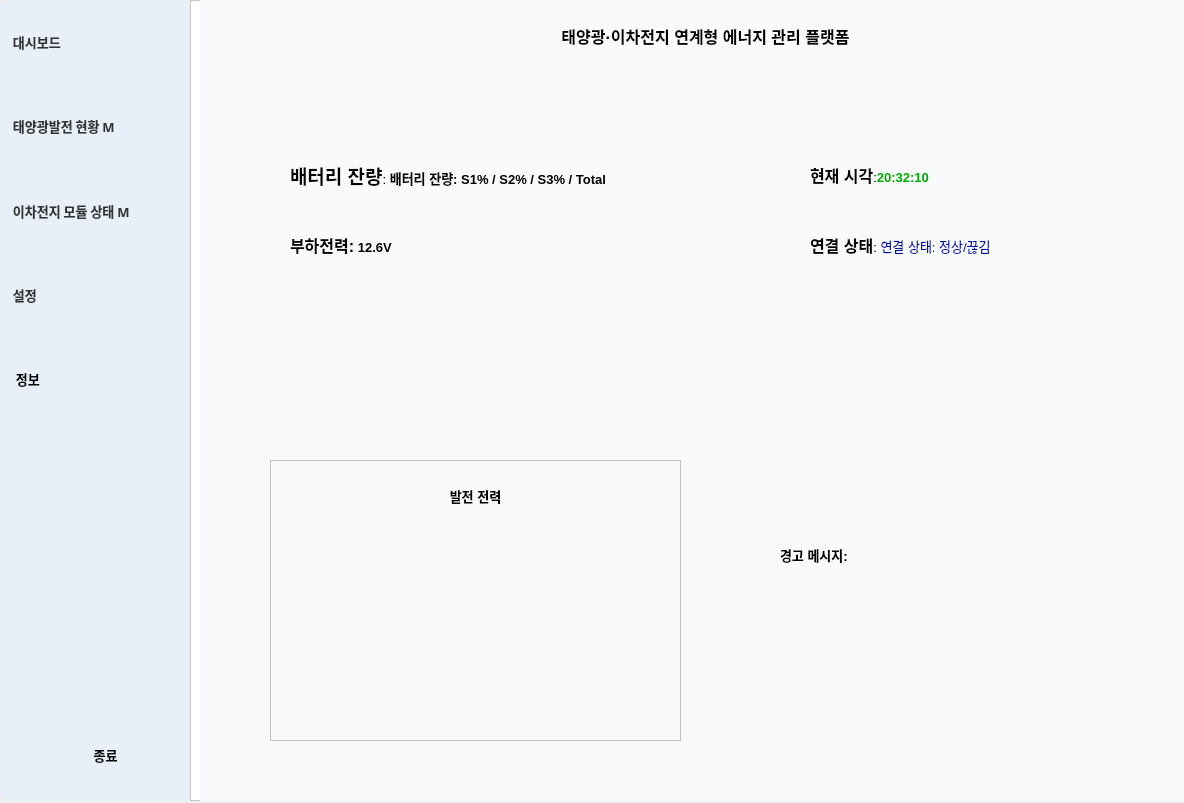
<?xml version="1.0" encoding="UTF-8"?>
<ui version="4.0">
 <class>MainWindow</class>
 <widget class="QMainWindow" name="MainWindow">
  <property name="geometry">
   <rect>
    <x>0</x>
    <y>0</y>
    <width>1184</width>
    <height>803</height>
   </rect>
  </property>
  <property name="minimumSize">
   <size>
    <width>120</width>
    <height>40</height>
   </size>
  </property>
  <property name="font">
   <font>
    <family>Adobe Heiti Std</family>
    <pointsize>20</pointsize>
   </font>
  </property>
  <property name="windowTitle">
   <string>MainWindow</string>
  </property>
  <widget class="QWidget" name="centralwidget">
   <widget class="QFrame" name="frame">
    <property name="geometry">
     <rect>
      <x>0</x>
      <y>0</y>
      <width>201</width>
      <height>801</height>
     </rect>
    </property>
    <property name="styleSheet">
     <string notr="true">background-color :#E7EFF8;
border-radius: 10px;
margin:0;
spacing:0;</string>
    </property>
    <property name="frameShape">
     <enum>QFrame::StyledPanel</enum>
    </property>
    <property name="frameShadow">
     <enum>QFrame::Raised</enum>
    </property>
    <widget class="QWidget" name="verticalLayoutWidget">
     <property name="geometry">
      <rect>
       <x>10</x>
       <y>0</y>
       <width>191</width>
       <height>421</height>
      </rect>
     </property>
     <layout class="QVBoxLayout" name="verticalLayout">
      <property name="spacing">
       <number>0</number>
      </property>
      <property name="sizeConstraint">
       <enum>QLayout::SetDefaultConstraint</enum>
      </property>
      <item>
       <widget class="QPushButton" name="pushButton">
        <property name="sizePolicy">
         <sizepolicy hsizetype="Minimum" vsizetype="Minimum">
          <horstretch>0</horstretch>
          <verstretch>0</verstretch>
         </sizepolicy>
        </property>
        <property name="font">
         <font>
          <family>Adobe 고딕 Std B</family>
          <pointsize>10</pointsize>
          <weight>75</weight>
          <bold>true</bold>
         </font>
        </property>
        <property name="layoutDirection">
         <enum>Qt::LeftToRight</enum>
        </property>
        <property name="styleSheet">
         <string notr="true">text-align: left; 
color: #333333;
border-radius: 8px;</string>
        </property>
        <property name="text">
         <string> 대시보드</string>
        </property>
       </widget>
      </item>
      <item>
       <widget class="QPushButton" name="pushButton_2">
        <property name="sizePolicy">
         <sizepolicy hsizetype="Preferred" vsizetype="Minimum">
          <horstretch>0</horstretch>
          <verstretch>0</verstretch>
         </sizepolicy>
        </property>
        <property name="font">
         <font>
          <family>Adobe 고딕 Std B</family>
          <pointsize>10</pointsize>
          <weight>75</weight>
          <bold>true</bold>
         </font>
        </property>
        <property name="styleSheet">
         <string notr="true">text-align: left; 
color: #333333;;
border-radius: 8px;</string>
        </property>
        <property name="text">
         <string> 태양광발전 현황 M</string>
        </property>
        <property name="iconSize">
         <size>
          <width>25</width>
          <height>25</height>
         </size>
        </property>
       </widget>
      </item>
      <item>
       <widget class="QPushButton" name="pushButton_3">
        <property name="sizePolicy">
         <sizepolicy hsizetype="Minimum" vsizetype="Minimum">
          <horstretch>0</horstretch>
          <verstretch>0</verstretch>
         </sizepolicy>
        </property>
        <property name="font">
         <font>
          <family>Adobe 고딕 Std B</family>
          <pointsize>10</pointsize>
          <weight>75</weight>
          <bold>true</bold>
         </font>
        </property>
        <property name="styleSheet">
         <string notr="true">color: #333333;;
text-align: left; </string>
        </property>
        <property name="text">
         <string> 이차전지 모듈 상태 M</string>
        </property>
       </widget>
      </item>
      <item>
       <widget class="QPushButton" name="pushButton_4">
        <property name="sizePolicy">
         <sizepolicy hsizetype="Minimum" vsizetype="Minimum">
          <horstretch>0</horstretch>
          <verstretch>0</verstretch>
         </sizepolicy>
        </property>
        <property name="font">
         <font>
          <family>Adobe 고딕 Std B</family>
          <pointsize>10</pointsize>
          <weight>75</weight>
          <bold>true</bold>
         </font>
        </property>
        <property name="styleSheet">
         <string notr="true">color: #333333;
border-radius: 8px;
text-align: left; </string>
        </property>
        <property name="text">
         <string> 설정</string>
        </property>
       </widget>
      </item>
      <item>
       <widget class="QPushButton" name="pushButton_5">
        <property name="sizePolicy">
         <sizepolicy hsizetype="Minimum" vsizetype="Minimum">
          <horstretch>0</horstretch>
          <verstretch>0</verstretch>
         </sizepolicy>
        </property>
        <property name="font">
         <font>
          <family>Agency FB</family>
          <pointsize>10</pointsize>
          <weight>75</weight>
          <bold>true</bold>
         </font>
        </property>
        <property name="layoutDirection">
         <enum>Qt::LeftToRight</enum>
        </property>
        <property name="styleSheet">
         <string notr="true">color: black;
border-radius: 8px;
text-align: left; </string>
        </property>
        <property name="text">
         <string>  정보</string>
        </property>
       </widget>
      </item>
     </layout>
    </widget>
    <widget class="QWidget" name="verticalLayoutWidget_2">
     <property name="geometry">
      <rect>
       <x>10</x>
       <y>710</y>
       <width>191</width>
       <height>91</height>
      </rect>
     </property>
     <layout class="QVBoxLayout" name="verticalLayout_2">
      <property name="spacing">
       <number>0</number>
      </property>
      <item>
       <widget class="QPushButton" name="pushButton_6">
        <property name="font">
         <font>
          <family>Adobe 고딕 Std B</family>
          <pointsize>10</pointsize>
          <weight>75</weight>
          <bold>true</bold>
         </font>
        </property>
        <property name="styleSheet">
         <string notr="true">color: black;
border-radius: 8px;</string>
        </property>
        <property name="text">
         <string>종료</string>
        </property>
       </widget>
      </item>
     </layout>
    </widget>
   </widget>
   <widget class="QFrame" name="frame_2">
    <property name="geometry">
     <rect>
      <x>190</x>
      <y>0</y>
      <width>1081</width>
      <height>801</height>
     </rect>
    </property>
    <property name="styleSheet">
     <string notr="true">background-color : #FFFFFF;</string>
    </property>
    <property name="frameShape">
     <enum>QFrame::StyledPanel</enum>
    </property>
    <property name="frameShadow">
     <enum>QFrame::Raised</enum>
    </property>
    <widget class="QStackedWidget" name="stackedWidget">
     <property name="geometry">
      <rect>
       <x>10</x>
       <y>0</y>
       <width>991</width>
       <height>801</height>
      </rect>
     </property>
     <property name="styleSheet">
      <string notr="true">background-color : #F9FAFB;</string>
     </property>
     <property name="currentIndex">
      <number>0</number>
     </property>
     <widget class="QWidget" name="page">
      <widget class="QLabel" name="label">
       <property name="geometry">
        <rect>
         <x>0</x>
         <y>0</y>
         <width>1011</width>
         <height>71</height>
        </rect>
       </property>
       <property name="font">
        <font>
         <pointsize>12</pointsize>
         <weight>75</weight>
         <bold>true</bold>
        </font>
       </property>
       <property name="styleSheet">
        <string notr="true">background-color : #F9FAFB;</string>
       </property>
       <property name="text">
        <string>태양광·이차전지 연계형 에너지 관리 플랫폼</string>
       </property>
       <property name="alignment">
        <set>Qt::AlignCenter</set>
       </property>
      </widget>
      <widget class="QLabel" name="label_2">
       <property name="geometry">
        <rect>
         <x>90</x>
         <y>150</y>
         <width>411</width>
         <height>51</height>
        </rect>
       </property>
       <property name="font">
        <font>
         <pointsize>10</pointsize>
        </font>
       </property>
       <property name="text">
        <string>&lt;html&gt;&lt;head/&gt;&lt;body&gt;&lt;p&gt;&lt;span style=&quot; font-size:14pt; font-weight:600;&quot;&gt;배터리 잔량&lt;/span&gt;: &lt;span style=&quot; font-weight:600;&quot;&gt;배터리 잔량: S1% / S2% / S3% / Total&lt;/span&gt;&lt;/p&gt;&lt;/body&gt;&lt;/html&gt;</string>
       </property>
      </widget>
      <widget class="QLabel" name="label_3">
       <property name="geometry">
        <rect>
         <x>610</x>
         <y>150</y>
         <width>361</width>
         <height>51</height>
        </rect>
       </property>
       <property name="font">
        <font>
         <pointsize>10</pointsize>
        </font>
       </property>
       <property name="text">
        <string>&lt;html&gt;&lt;head/&gt;&lt;body&gt;&lt;p&gt;&lt;span style=&quot; font-size:12pt; font-weight:600;&quot;&gt;현재 시각&lt;/span&gt;:&lt;span style=&quot; font-weight:600; color:#00ac00;&quot;&gt;20:32:10&lt;/span&gt;&lt;/p&gt;&lt;/body&gt;&lt;/html&gt;</string>
       </property>
      </widget>
      <widget class="QLabel" name="label_4">
       <property name="geometry">
        <rect>
         <x>90</x>
         <y>220</y>
         <width>411</width>
         <height>51</height>
        </rect>
       </property>
       <property name="font">
        <font>
         <pointsize>10</pointsize>
        </font>
       </property>
       <property name="text">
        <string>&lt;html&gt;&lt;head/&gt;&lt;body&gt;&lt;p&gt;&lt;span style=&quot; font-size:12pt; font-weight:600;&quot;&gt;부하전력:&lt;/span&gt;&lt;span style=&quot; font-weight:600;&quot;&gt; 12.6V&lt;/span&gt;&lt;/p&gt;&lt;/body&gt;&lt;/html&gt;</string>
       </property>
      </widget>
      <widget class="QLabel" name="label_5">
       <property name="geometry">
        <rect>
         <x>610</x>
         <y>220</y>
         <width>361</width>
         <height>51</height>
        </rect>
       </property>
       <property name="font">
        <font>
         <pointsize>10</pointsize>
        </font>
       </property>
       <property name="text">
        <string>&lt;html&gt;&lt;head/&gt;&lt;body&gt;&lt;p&gt;&lt;span style=&quot; font-size:12pt; font-weight:600;&quot;&gt;연결 상태&lt;/span&gt;: &lt;span style=&quot; color:#0014a9;&quot;&gt;연결 상태: 정상/끊김&lt;/span&gt;&lt;/p&gt;&lt;/body&gt;&lt;/html&gt;</string>
       </property>
      </widget>
      <widget class="QFrame" name="frame_3">
       <property name="geometry">
        <rect>
         <x>70</x>
         <y>460</y>
         <width>411</width>
         <height>281</height>
        </rect>
       </property>
       <property name="frameShape">
        <enum>QFrame::StyledPanel</enum>
       </property>
       <property name="frameShadow">
        <enum>QFrame::Raised</enum>
       </property>
       <widget class="QLabel" name="label_7">
        <property name="geometry">
         <rect>
          <x>140</x>
          <y>20</y>
          <width>131</width>
          <height>31</height>
         </rect>
        </property>
        <property name="font">
         <font>
          <pointsize>10</pointsize>
          <weight>75</weight>
          <bold>true</bold>
         </font>
        </property>
        <property name="text">
         <string>발전 전력</string>
        </property>
        <property name="alignment">
         <set>Qt::AlignCenter</set>
        </property>
       </widget>
       <widget class="QWidget" name="widget_graph_area" native="true">
        <property name="geometry">
         <rect>
          <x>40</x>
          <y>60</y>
          <width>331</width>
          <height>201</height>
         </rect>
        </property>
       </widget>
      </widget>
      <widget class="QLabel" name="label_6">
       <property name="geometry">
        <rect>
         <x>580</x>
         <y>530</y>
         <width>361</width>
         <height>51</height>
        </rect>
       </property>
       <property name="font">
        <font>
         <pointsize>10</pointsize>
        </font>
       </property>
       <property name="text">
        <string>&lt;html&gt;&lt;head/&gt;&lt;body&gt;&lt;p&gt;&lt;span style=&quot; font-weight:600;&quot;&gt;경고 메시지: &lt;/span&gt;&lt;/p&gt;&lt;/body&gt;&lt;/html&gt;</string>
       </property>
      </widget>
     </widget>
     <widget class="QWidget" name="page_2"/>
    </widget>
   </widget>
  </widget>
 </widget>
 <resources/>
 <connections/>
</ui>
